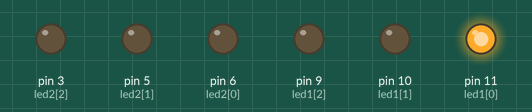
Recording of a sketch running on a simulated Arduino Uno, built with avr-gcc and run on an emulated ATmega328P. Shown: output pins drawn as LEDs (lit = HIGH).

Above: at 0.05 s.
At 1.05 s:
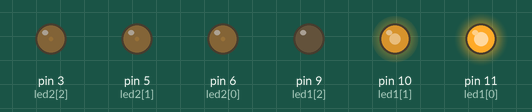
At 1.75 s:
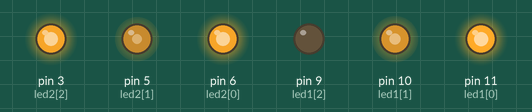
At 3.5 s:
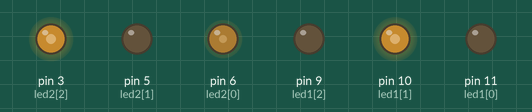
At 5.25 s:
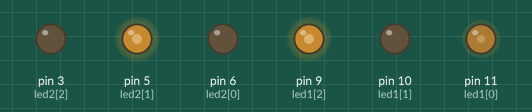
At 7.0 s:
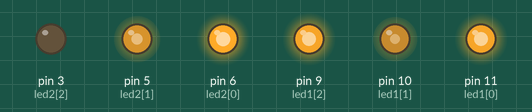
Timing chart, 0 to 9.1 s (numbered marks = the images above):
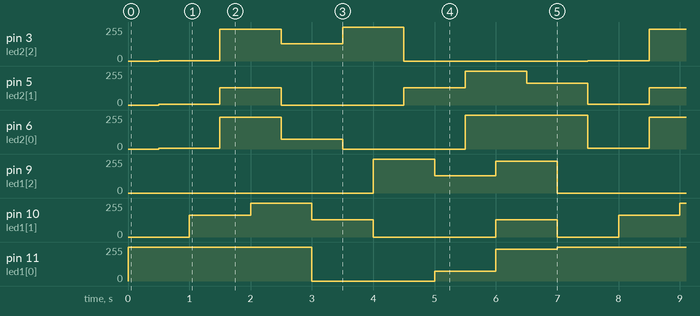

Measured:
- by itself, pin 3 (led2[2]): repeats every 7.0 s: 238/255 1.0 s, 130/255 1.0 s, 255/255 1.0 s, 0/255 3.0 s, 3/255 1.0 s
- by itself, pin 5 (led2[1]): repeats every 7.0 s: 130/255 1.0 s, 0/255 2.0 s, 128/255 1.0 s, 255/255 1.0 s, 165/255 1.0 s, 5/255 1.0 s
- by itself, pin 6 (led2[0]): repeats every 7.0 s: 238/255 1.0 s, 74/255 1.0 s, 0/255 2.0 s, 255/255 2.0 s, 6/255 1.0 s
- by itself, pin 9 (led1[2]): repeats every 7.0 s: 130/255 1.0 s, 238/255 1.0 s, 0/255 4.0 s, 255/255 1.0 s
- by itself, pin 10 (led1[1]): repeats every 7.0 s: 255/255 1.0 s, 128/255 1.0 s, 0/255 2.0 s, 130/255 1.0 s, 0/255 1.0 s, 165/255 1.0 s
- by itself, pin 11 (led1[0]): repeats every 7.0 s: 0/255 2.0 s, 74/255 1.0 s, 238/255 1.0 s, 255/255 3.0 s

The sketch:

led-light-show.ino
```cpp
// Red, Green, Blue
int led1[] = {11, 10, 9};
int led2[] = {6, 5, 3};

int red[] = {255, 0, 0};
int green[] = {0, 255, 0};
int blue[] = {0, 0, 255};
int purple[] = {255, 0, 255};
int yellow[] = {225, 225, 0};
int off[] = {0, 0, 0};
int white[] = {255, 255, 255};

int rainbow[7][3] ={
  {255, 0, 0},    // red
  {255, 165, 0},  // orange
  {255, 255, 0},  // yellow
  {0, 128, 0},    // green
  {0, 0, 255},    // blue
  {74, 0, 130},   // indigo
  {238, 130, 238} // violet
  };


void setup() {
  // put your setup code here, to run once:

pinMode(led1[0], OUTPUT);
pinMode(led1[1], OUTPUT);
pinMode(led1[2], OUTPUT);

pinMode(led2[0], OUTPUT);
pinMode(led2[1], OUTPUT);
pinMode(led2[2], OUTPUT);

}

void loop() {
  // put your main code here, to run repeatedly:

  for(int x = 0; x < 10; x++){

    for(int y = 0; y<7; y++){

      int color1[] = {rainbow[y][0], rainbow[y][1], rainbow[y][2]};
      int color2[] = {rainbow[7-y][0], rainbow[7-y][1], rainbow[7-y][2]};
      displayColor(led1, color1);
      delay(500);
      displayColor(led2, color2);
      delay(500);

    }
  }


}

void displayColor(int pins[], int colors[]){

  // cycle through arrays for the pins to light up LED in specific color.
  for(int x = 0; x < 3; x++) {

      analogWrite(pins[x], colors[x]);
  }


}
```
